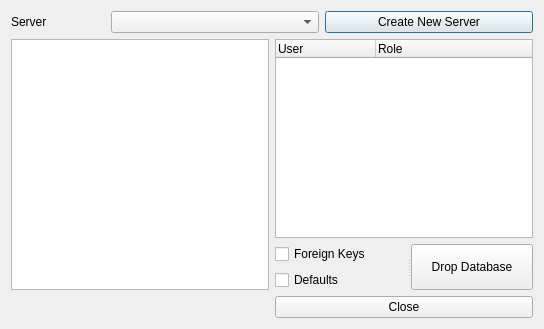
<?xml version="1.0" encoding="UTF-8"?>
<ui version="4.0">
 <class>Dialog</class>
 <widget class="QDialog" name="Dialog">
  <property name="geometry">
   <rect>
    <x>0</x>
    <y>0</y>
    <width>544</width>
    <height>329</height>
   </rect>
  </property>
  <property name="windowTitle">
   <string>Configure Connections</string>
  </property>
  <layout class="QGridLayout" name="gridLayout">
   <item row="0" column="0" colspan="2">
    <layout class="QHBoxLayout" name="horizontalLayout">
     <item>
      <widget class="QLabel" name="label">
       <property name="sizePolicy">
        <sizepolicy hsizetype="Fixed" vsizetype="Preferred">
         <horstretch>0</horstretch>
         <verstretch>0</verstretch>
        </sizepolicy>
       </property>
       <property name="text">
        <string>Server</string>
       </property>
      </widget>
     </item>
     <item>
      <spacer name="horizontalSpacer_2">
       <property name="orientation">
        <enum>Qt::Horizontal</enum>
       </property>
       <property name="sizeType">
        <enum>QSizePolicy::Fixed</enum>
       </property>
       <property name="sizeHint" stdset="0">
        <size>
         <width>58</width>
         <height>22</height>
        </size>
       </property>
      </spacer>
     </item>
     <item>
      <widget class="QComboBox" name="serversCombo">
       <property name="enabled">
        <bool>true</bool>
       </property>
      </widget>
     </item>
     <item>
      <widget class="QPushButton" name="createNewServerPushButton">
       <property name="text">
        <string>Create New Server</string>
       </property>
      </widget>
     </item>
    </layout>
   </item>
   <item row="1" column="0">
    <widget class="QListWidget" name="dbListWidget">
     <property name="selectionMode">
      <enum>QAbstractItemView::MultiSelection</enum>
     </property>
    </widget>
   </item>
   <item row="1" column="1">
    <layout class="QVBoxLayout" name="verticalLayout_2">
     <item>
      <widget class="QTreeWidget" name="treeWidget">
       <property name="rootIsDecorated">
        <bool>true</bool>
       </property>
       <property name="wordWrap">
        <bool>false</bool>
       </property>
       <property name="headerHidden">
        <bool>false</bool>
       </property>
       <attribute name="headerVisible">
        <bool>true</bool>
       </attribute>
       <attribute name="headerDefaultSectionSize">
        <number>100</number>
       </attribute>
       <column>
        <property name="text">
         <string notr="true">User</string>
        </property>
       </column>
       <column>
        <property name="text">
         <string>Role</string>
        </property>
       </column>
      </widget>
     </item>
     <item>
      <widget class="QSplitter" name="splitter">
       <property name="orientation">
        <enum>Qt::Horizontal</enum>
       </property>
       <widget class="QWidget" name="">
        <layout class="QVBoxLayout" name="verticalLayout">
         <item>
          <widget class="QCheckBox" name="checkBox">
           <property name="text">
            <string>Foreign Keys</string>
           </property>
          </widget>
         </item>
         <item>
          <widget class="QCheckBox" name="checkBox_2">
           <property name="text">
            <string>Defaults</string>
           </property>
          </widget>
         </item>
        </layout>
       </widget>
       <widget class="QPushButton" name="dropDatabasePushButton">
        <property name="text">
         <string>Drop Database</string>
        </property>
       </widget>
      </widget>
     </item>
    </layout>
   </item>
   <item row="2" column="1">
    <widget class="QPushButton" name="closePushButton">
     <property name="text">
      <string>Close</string>
     </property>
    </widget>
   </item>
  </layout>
 </widget>
 <resources/>
 <connections/>
</ui>
